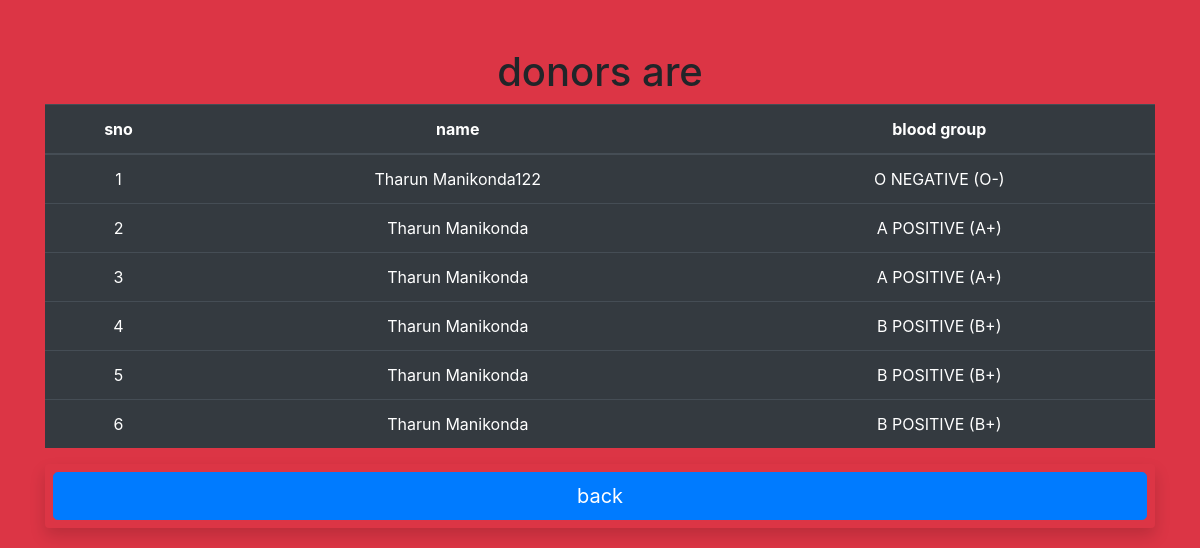
Page /doctorscrolldown/donordetails.php on the committed database.
### tables this page shows
CREATE TABLE `doner` (
  `D_ID` int(11) NOT NULL,
  `D_NAME` varchar(50) DEFAULT NULL,
  `D_AGE` int(11) NOT NULL,
  `D_PHONENO` bigint(11) NOT NULL,
  `D_EMAIL` varchar(50) DEFAULT NULL,
  `D_ADDRESS` varchar(100) DEFAULT NULL,
  `D_AMOUNT` int(11) DEFAULT NULL,
  `blood_id` int(11) DEFAULT NULL
);

CREATE TABLE `blood_group` (
  `BLOOD_ID` int(11) NOT NULL,
  `TYPE_OF_BLOOD` varchar(20) NOT NULL
);

### doctorscrolldown/donordetails.php (the view, shortened to what this page needs)
<?php
require_once "../pdo.php";
?>
<!DOCTYPE html>
    <html lang="en">
        <head>
        </head>
        <body class="text-center">
            <?php   $count = 1;
                    $stmt3 = $pdo->query("SELECT D_NAME,blood_id FROM `doner`");
                    $rows3 = $stmt3->fetchAll(PDO::FETCH_ASSOC);
            ?>
            <div class ="container mt-5" >
            <?php require_once "bootstrap.php";?>
            <h1>donors are</h1>
                <table class="table table-dark table-hover">
                   <thead>
                        <tr>
                             <th scope="col">sno</th>
                             <th scope="col">name</th>
                             <th scope="col">blood group</th>
                        </tr>
                    </thead>
                            <tbody>
                                <?php
                                    foreach ( $rows3 as $row ) {
                                        echo "<td class=''>".$count."</td>";
                                        echo "<td class=''>".htmlentities($row['D_NAME'])."</td>";
                                        $stmt4 = $pdo->query("SELECT TYPE_OF_BLOOD FROM `blood_group`where BLOOD_ID ='".$row['blood_id']."'");
                                        $rows4 = $stmt4->fetchAll(PDO::FETCH_ASSOC);
                                        echo "<td class=''>".htmlentities($rows4[0]['TYPE_OF_BLOOD'])."</td>";
                                        $count++;
                                        }
                                ?>
                            </tbody>
                </table>
                <div class="shadow lg p-2 mb-5  rounded">
                <a class="btn btn-primary btn-lg btn-block"  href="../doctornav/doctorpage.php" role="button" aria-expanded="false" aria-controls="collapseExample">
                                back
                </a>
                </div>
                </div>
                <link rel="stylesheet" href="../bootstrap/css/background.css">
        </body>
        </html>

### rows in the picture
doner: D_NAME "Tharun Manikonda122", blood.TYPE_OF_BLOOD "O NEGATIVE (O-)"
doner: D_NAME "Tharun Manikonda", blood.TYPE_OF_BLOOD "A POSITIVE (A+)"
doner: D_NAME "Tharun Manikonda", blood.TYPE_OF_BLOOD "A POSITIVE (A+)"
doner: D_NAME "Tharun Manikonda", blood.TYPE_OF_BLOOD "B POSITIVE (B+)"
doner: D_NAME "Tharun Manikonda", blood.TYPE_OF_BLOOD "B POSITIVE (B+)"
doner: D_NAME "Tharun Manikonda", blood.TYPE_OF_BLOOD "B POSITIVE (B+)"
